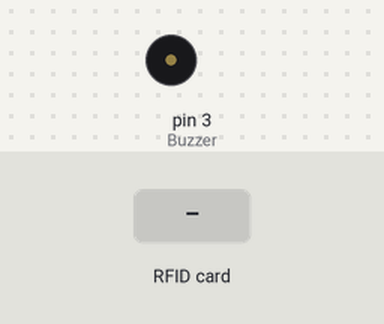
The sketch below on a simulated Arduino Uno, built with avr-gcc and run on an emulated ATmega328P. Shown: buzzer (waves = sounding). Inputs (shaded band) come from the test bench. What the sketch prints to the serial monitor is not drawn.

Above: at 1.3 s.
1.4 s: RFID card 5E 7A 19 C4 held to the reader
At 2.2 s:
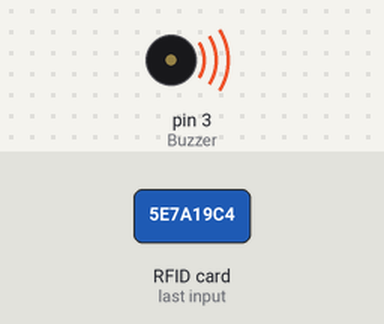
Timing chart, 0 to 7.9 s (numbered marks = the images above; inputs shaded):
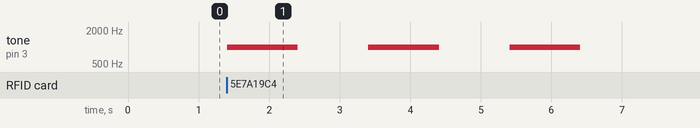

The sketch:

Library_Monitoring.ino
```cpp
#include <SPI.h>
#include <MFRC522.h>

#define RST_PIN         9          // Configurable, see typical pin layout above
#define SS_1_PIN        10         // Configurable, take a unused pin, only HIGH/LOW required, must be diffrent to SS 2
#define SS_2_PIN        8          // Configurable, take a unused pin, only HIGH/LOW required, must be diffrent to SS 1

#define NR_OF_READERS   2
#define Buzzer 3

byte ssPins[] = {SS_1_PIN, SS_2_PIN};
String myid="";
String goodTag="19810023948";

MFRC522 mfrc522[NR_OF_READERS];   // Create MFRC522 instance.

/**
 * Initialize.
 */
void setup() {

  Serial.begin(9600); // Initialize serial communications with the PC
  while (!Serial);    // Do nothing if no serial port is opened (added for Arduinos based on ATMEGA32U4)

  SPI.begin();        // Init SPI bus

  for (uint8_t reader = 0; reader < NR_OF_READERS; reader++) {
    mfrc522[reader].PCD_Init(ssPins[reader], RST_PIN); // Init each MFRC522 card
    Serial.print(F("Reader "));
    Serial.print(reader);
    Serial.print(F(": "));
    mfrc522[reader].PCD_DumpVersionToSerial();
  }
}

/**
 * Main loop.
 */
void loop() {

  for (uint8_t reader = 0; reader < NR_OF_READERS; reader++) {
    // Look for new cards

    if (mfrc522[reader].PICC_IsNewCardPresent() && mfrc522[reader].PICC_ReadCardSerial()) {

      dump_byte_array(mfrc522[reader].uid.uidByte, mfrc522[reader].uid.size);
      //byte tag=Serial.read();
      //Serial.println(tag);
      //byte mytag=mfrc522[reader].PICC_ReadCardSerial();
     // Serial.println(mytag);
      //Serial.println(mfrc522[reader].PICC_ReadCardSerial());
      if(goodTag!=myid){

      // Buzzer Starting

      for (int y = 0; y < 2; y++){

        tone(Buzzer, 1000); // Send 1KHz sound signal...
        delay(1000);        // ...for 1 sec
        noTone(Buzzer);     // Stop sound...
        delay(1000);
          /*Serial.println(F("Buzzer On Please"));
          digitalWrite (Buzzer, HIGH) ;// Buzzer On
          delay (300) ;// Delay 1ms
          digitalWrite (Buzzer, LOW) ;// Buzzer Off
          Serial
          delay (300) ;// delay 1ms  */
          }}
          //delay(500);
        tone(Buzzer, 1000); // Send 1KHz sound signal...
        delay(1000);        // ...for 1 sec
        noTone(Buzzer);     // Stop sound...
        delay(1000);
      // Buzzer Ending
      Serial.print(F("Reader "));
      Serial.print(reader);
      // Show some details of the PICC (that is: the tag/card)
      Serial.print(F(": Card UID:"));
      Serial.print(myid);
      Serial.println();
      Serial.print(F("PICC type: "));
      MFRC522::PICC_Type piccType = mfrc522[reader].PICC_GetType(mfrc522[reader].uid.sak);
      Serial.println(mfrc522[reader].PICC_GetTypeName(piccType));

      // Halt PICC
      mfrc522[reader].PICC_HaltA();
      // Stop encryption on PCD
      mfrc522[reader].PCD_StopCrypto1();
      myid="";
    } //if (mfrc522[reader].PICC_IsNewC
  } //for(uint8_t reader
}

/**
 * Helper routine to dump a byte array as hex values to Serial.
 */
void dump_byte_array(byte *buffer, byte bufferSize) {
  for (byte i = 0; i < bufferSize; i++) {
    //Serial.print(buffer[i] < 0x10 ? " 0" : " ");
    //Serial.print(buffer[i], HEX);
    myid+=buffer[i];
  }
}
```

Measured:
- after the input at 1.4 s, tone on pin 3 (Buzzer): alternates 1000 Hz for 1.0 s and silent for 1.0 s, 6 changes in all, then stays silent, starting at once
